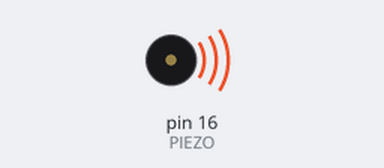
This sketch was run on a simulated Arduino Uno, built with avr-gcc and run on an emulated ATmega328P. On the bench: buzzer (waves = sounding).

Above: at 2.2 s.
At 5.05 s:
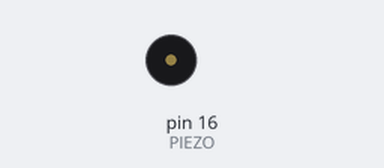
Timing chart, 0 to 6.0 s (numbered marks = the images above):
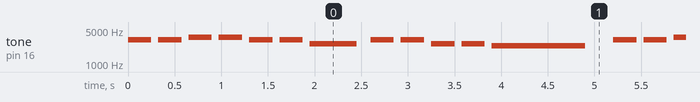

Measured:
- by itself, tone on pin 16 (PIEZO): plays 3136 Hz for 0.25 s, 3136 Hz for 0.25 s, 3520 Hz for 0.25 s, 3520 Hz for 0.25 s, 3136 Hz for 0.25 s, 3136 Hz for 0.25 s … (300 notes in this stretch)

The sketch:

PIEZO_SPK_SCH.ino
```cpp
#include "WeMosPin.h"
#include "piezo.h"


#define PIEZO D2

//음계 데이터 (24개)
int melody[] = {NOTE_G7,NOTE_G7,NOTE_A7,NOTE_A7,NOTE_G7,
                NOTE_G7,NOTE_E7,NOTE_G7,NOTE_G7,NOTE_E7,
                NOTE_E7,NOTE_D7,NOTE_G7,NOTE_G7,NOTE_A7,
                NOTE_A7,NOTE_G7,NOTE_G7,NOTE_E7,NOTE_G7,
                NOTE_E7,NOTE_D7,NOTE_E7,NOTE_C7};
//음의길이, 4:4분음표, 2:2분음표
int noteDurations[] = {4,4,4,4,4,4,2,4,4,4,4,1,4,4,4,4,4,4,2,4,4,4,4,1};

void setup() {

}

void loop() {
for (int thisNote = 0; thisNote < 24; thisNote++)
  {
    int noteDuration = 1000 / noteDurations[thisNote];
    tone(PIEZO, melody[thisNote], noteDuration); //소리를 낸다.
    int pauseBetweenNotes = noteDuration * 1.30;      //delay 계산식
    delay(pauseBetweenNotes);                         //delay
    noTone(PIEZO);                               //대상핀 출력 중단
  }
}
```

WeMosPin.h
```cpp
#define D0 3
#define D1 1
#define D2 16
#define D3 5
#define D4 4
#define D5 14
#define D6 12
#define D7 13
#define D8 0
#define D9 2
#define D10 15
#define D11 13
#define D12 12
#define D13 4

#define TX0 15
#define RX0 13
```

piezo.h
```cpp
/*************************************************

 * Public Constants

 *************************************************/

#define NOTE_B0  31

#define NOTE_C1  33

#define NOTE_CS1 35

#define NOTE_D1  37

#define NOTE_DS1 39

#define NOTE_E1  41

#define NOTE_F1  44

#define NOTE_FS1 46

#define NOTE_G1  49

#define NOTE_GS1 52

#define NOTE_A1  55

#define NOTE_AS1 58

#define NOTE_B1  62

#define NOTE_C2  65

#define NOTE_CS2 69

#define NOTE_D2  73

#define NOTE_DS2 78

#define NOTE_E2  82

#define NOTE_F2  87

#define NOTE_FS2 93

#define NOTE_G2  98

#define NOTE_GS2 104

#define NOTE_A2  110

#define NOTE_AS2 117

#define NOTE_B2  123

#define NOTE_C3  131

#define NOTE_CS3 139

#define NOTE_D3  147

#define NOTE_DS3 156

#define NOTE_E3  165

#define NOTE_F3  175

#define NOTE_FS3 185

#define NOTE_G3  196

#define NOTE_GS3 208

#define NOTE_A3  220

#define NOTE_AS3 233

#define NOTE_B3  247

#define NOTE_C4  262

#define NOTE_CS4 277

#define NOTE_D4  294

#define NOTE_DS4 311

#define NOTE_E4  330

#define NOTE_F4  349

#define NOTE_FS4 370

#define NOTE_G4  392

#define NOTE_GS4 415

#define NOTE_A4  440

#define NOTE_AS4 466

#define NOTE_B4  494

#define NOTE_C5  523

#define NOTE_CS5 554

#define NOTE_D5  587

#define NOTE_DS5 622

#define NOTE_E5  659

#define NOTE_F5  698

#define NOTE_FS5 740

#define NOTE_G5  784

#define NOTE_GS5 831

#define NOTE_A5  880

#define NOTE_AS5 932

#define NOTE_B5  988

#define NOTE_C6  1047

#define NOTE_CS6 1109

#define NOTE_D6  1175

#define NOTE_DS6 1245

#define NOTE_E6  1319

#define NOTE_F6  1397

#define NOTE_FS6 1480

#define NOTE_G6  1568

#define NOTE_GS6 1661

#define NOTE_A6  1760

#define NOTE_AS6 1865

#define NOTE_B6  1976

#define NOTE_C7  2093

#define NOTE_CS7 2217

#define NOTE_D7  2349

#define NOTE_DS7 2489

#define NOTE_E7  2637

#define NOTE_F7  2794

#define NOTE_FS7 2960

#define NOTE_G7  3136

#define NOTE_GS7 3322

#define NOTE_A7  3520

#define NOTE_AS7 3729

#define NOTE_B7  3951

#define NOTE_C8  4186

#define NOTE_CS8 4435

#define NOTE_D8  4699

#define NOTE_DS8 4978
```
